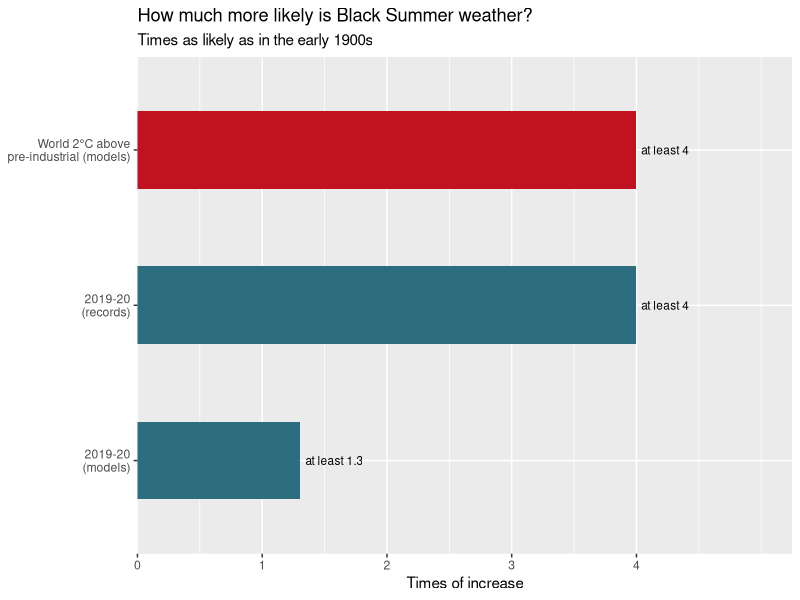

Here is the R script that generated this plot:
## ---- chunk 1
#| label: tbl-finding
#| tbl-cap: "How climate change affected three factors in Black Summer's weather comparing to around 1900"
#| echo: false
#| message: false

library(knitr)
library(kableExtra)
finding <- data.frame(
  Factor = c("Extreme heat", "Extreme rainfall shortages", "Extreme fire weather"),
  Findings = c("At least twice as likely",
                    "No human-caused trend found",
                    "At least 30% more likely"),
  Explanation = c("Heat wave in 2019 Dec will been 1-2 °C cooler if it happen in around 1900",
                    "Can't reject it, the research did not detect a trend in the drought",
                    "Mainly because extreme heat became more likely")
)
kable(finding, align = "lll")
## ---- chunk 2
#| message: false
#| echo: false
#| label: fig-fire-risk
#| fig-width: 7
#| fig-height: 4
#| fig-cap: The extreme fire weather as Black Summer is now more likely than around 1900. Plot shows the minimum increase reported by research.
library(ggplot2)
fire_risk <- data.frame(
  estimate = c("2019-20\n(models)",
               "2019-20\n(records)",
               "World 2°C above\npre-industrial (models)"),
  at_least = c(1.3, 4, 4),
  period = c("Today", "Today", "Future")
)
ggplot(fire_risk, aes(x = estimate, y = at_least, fill = period)) +
  geom_col(width = 0.5) +
  scale_x_discrete(limits = c(
        "2019-20\n(models)",
        "2019-20\n(records)",
        "World 2°C above\npre-industrial (models)"
  )) +
  scale_fill_manual(values = c(
    Today = "#2c6e80",
    Future = "#c1121f"
  )) +
  geom_text(
  aes(label = paste("at least", at_least)),
  hjust = -0.1,
  size = 3
) +
  scale_y_continuous(
  limits = c(0, 5),
  breaks = 0:4,
  expand = expansion(mult = c(0, 0.05))
) +
  coord_flip() +
  theme(legend.position = "none") +
  labs(
    title = "How much more likely is Black Summer weather? ",
    subtitle = "Times as likely as in the early 1900s",
    x = NULL,
    y = "Times of increase"
  )
